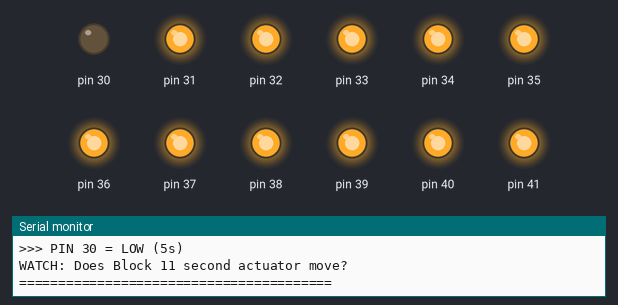
Simulated run of this sketch. Board: Arduino Mega 2560, built with avr-gcc and run on an emulated ATmega2560. On the bench: output pins drawn as LEDs (lit = HIGH), the last lines printed to the serial monitor.

Above: at 3.2 s.
At 11.2 s:
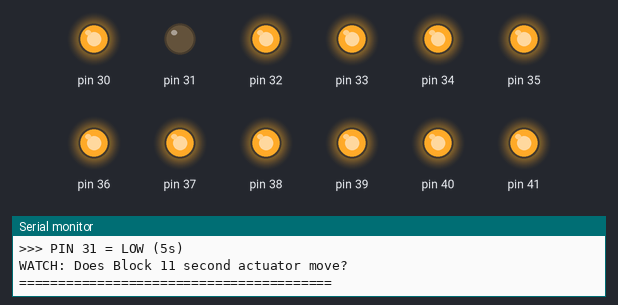
At 19.2 s:
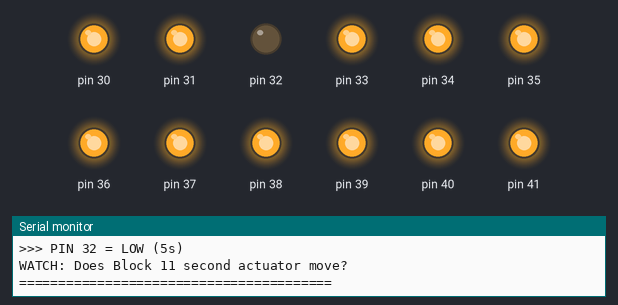
At 27.2 s:
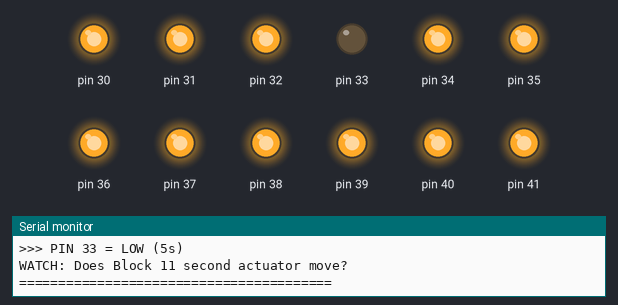
At 35.2 s:
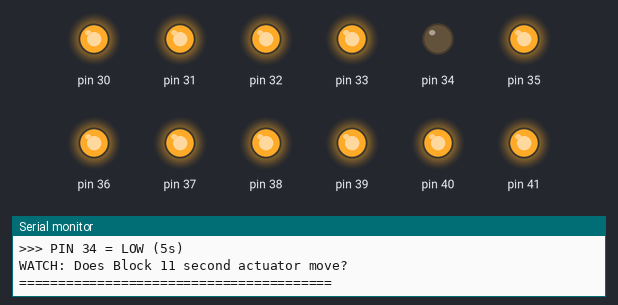
At 40.2 s:
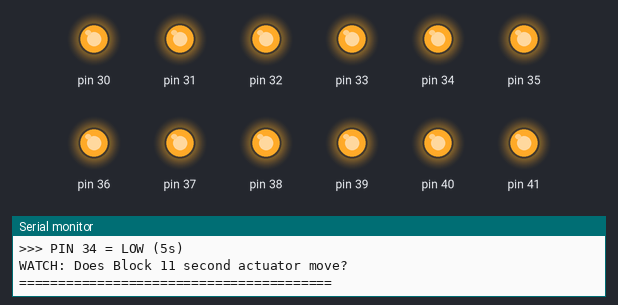
Timing chart, 0 to 41.7 s (numbered marks = the images above):
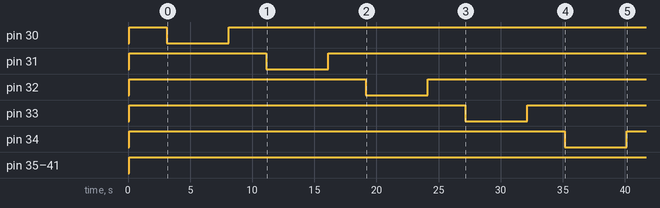

Measured:
- by itself, pin 30: HIGH → LOW at 3.1 s, → HIGH 5.0 s later
- by itself, pin 31: HIGH → LOW at 11.1 s, → HIGH 5.0 s later
- by itself, pin 32: HIGH → LOW at 19.1 s, → HIGH 5.0 s later
- by itself, pin 33: HIGH → LOW at 27.1 s, → HIGH 5.0 s later
- by itself, pin 34: HIGH → LOW at 35.1 s, → HIGH 5.0 s later

The sketch:

test_find_block11_act2.ino
```cpp
/**
 * Arduino Mega #2 - Find Block 11 Second Actuator
 * Ищем пин для второго актуатора Block 11
 */

void setup() {
  Serial.begin(115200);
  delay(100);

  Serial.println("\n========================================");
  Serial.println("  FIND BLOCK 11 - SECOND ACTUATOR");
  Serial.println("========================================\n");

  // Проверяем пины 30-41 (вокруг Block 11)
  for (int pin = 30; pin <= 41; pin++) {
    pinMode(pin, OUTPUT);
    digitalWrite(pin, HIGH);
  }

  Serial.println("[INIT] Pins 30-41 ready\n");
  delay(3000);
}

void loop() {
  // Тестируем каждый пин
  for (int pin = 30; pin <= 41; pin++) {
    Serial.println("\n========================================");
    Serial.print(">>> PIN ");
    Serial.print(pin);
    Serial.println(" = LOW (5s)");
    Serial.println("WATCH: Does Block 11 second actuator move?");
    Serial.println("========================================");

    digitalWrite(pin, LOW);
    delay(5000);
    digitalWrite(pin, HIGH);
    delay(3000);
  }

  Serial.println("\n========================================");
  Serial.println("ALL PINS TESTED!");
  Serial.println("Did you find the pin for second actuator?");
  Serial.println("Repeating in 10s...");
  Serial.println("========================================\n");
  delay(10000);
}
```
